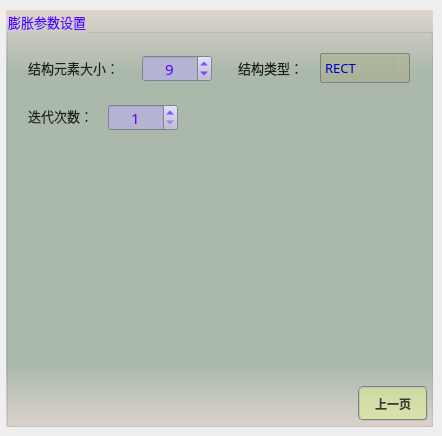
       <widget class="QWidget" name="page_13">
        <widget class="QGroupBox" name="groupParam_12">
         <property name="geometry">
          <rect>
           <x>6</x>
           <y>10</y>
           <width>427</width>
           <height>417</height>
          </rect>
         </property>
         <property name="font">
          <font>
           <family>微软雅黑</family>
           <pointsize>10</pointsize>
          </font>
         </property>
         <property name="styleSheet">
          <string notr="true">background-color: qlineargradient(x1:0, y1:0, x2:0, y2:1, stop:0 #dfd5cf, stop: 0.15 #acbbac, stop: 0.85 #acbbac,stop:1 #dfd5cf);
color: rgb(85, 0, 255);</string>
         </property>
         <property name="title">
          <string>膨胀参数设置</string>
         </property>
         <widget class="QPushButton" name="btnDilateBack">
          <property name="geometry">
           <rect>
            <x>352</x>
            <y>376</y>
            <width>70</width>
            <height>35</height>
           </rect>
          </property>
          <property name="minimumSize">
           <size>
            <width>70</width>
            <height>30</height>
           </size>
          </property>
          <property name="font">
           <font>
            <family>微软雅黑</family>
            <pointsize>9</pointsize>
            <weight>75</weight>
            <italic>false</italic>
            <bold>true</bold>
           </font>
          </property>
          <property name="styleSheet">
           <string notr="true">QWidget{ background-color: rgba(225, 255, 127,100);}
QWidget{ color: rgb(55, 55, 55);}
QWidget{ border: 2px groove gray;border-radius: 5px;padding: 2px 4px;}
QPushButton:hover{ background-color: rgba(225, 255, 127,150);}
QPushButton:pressed{background-color: rgba(225, 255, 127,255);}</string>
          </property>
          <property name="text">
           <string>上一页</string>
          </property>
         </widget>
         <widget class="QLabel" name="label_28">
          <property name="geometry">
           <rect>
            <x>22</x>
            <y>48</y>
            <width>115</width>
            <height>19</height>
           </rect>
          </property>
          <property name="font">
           <font>
            <family>微软雅黑</family>
            <pointsize>10</pointsize>
           </font>
          </property>
          <property name="styleSheet">
           <string notr="true">color: rgb(30, 30, 30);
background: transparent;</string>
          </property>
          <property name="text">
           <string>结构元素大小：</string>
          </property>
         </widget>
         <widget class="QSpinBox" name="spinDilateSize">
          <property name="geometry">
           <rect>
            <x>136</x>
            <y>45</y>
            <width>70</width>
            <height>27</height>
           </rect>
          </property>
          <property name="font">
           <font>
            <family>微软雅黑</family>
            <pointsize>11</pointsize>
           </font>
          </property>
          <property name="toolTip">
           <string/>
          </property>
          <property name="styleSheet">
           <string notr="true">QWidget{color: rgb(85, 0, 255);background-color: rgb(180, 180, 210);}
QSpinBox::up-button{
    border:transparent;
}
QSpinBox::down-button{
    border:transparent;
}
QSpinBox::up-arrow{
    image:url(:/resource/up.png);
}
QSpinBox::down-arrow{
    image:url(:/resource/down.png);
}</string>
          </property>
          <property name="alignment">
           <set>Qt::AlignCenter</set>
          </property>
          <property name="minimum">
           <number>1</number>
          </property>
          <property name="maximum">
           <number>101</number>
          </property>
          <property name="singleStep">
           <number>1</number>
          </property>
          <property name="value">
           <number>9</number>
          </property>
         </widget>
         <widget class="QLabel" name="label_29">
          <property name="geometry">
           <rect>
            <x>232</x>
            <y>48</y>
            <width>79</width>
            <height>19</height>
           </rect>
          </property>
          <property name="font">
           <font>
            <family>微软雅黑</family>
            <pointsize>10</pointsize>
           </font>
          </property>
          <property name="styleSheet">
           <string notr="true">color: rgb(30, 30, 30);
background: transparent;</string>
          </property>
          <property name="text">
           <string>结构类型：</string>
          </property>
         </widget>
         <widget class="QComboBox" name="comboDilateType">
          <property name="geometry">
           <rect>
            <x>314</x>
            <y>43</y>
            <width>90</width>
            <height>30</height>
           </rect>
          </property>
          <property name="sizePolicy">
           <sizepolicy hsizetype="Fixed" vsizetype="Fixed">
            <horstretch>0</horstretch>
            <verstretch>0</verstretch>
           </sizepolicy>
          </property>
          <property name="minimumSize">
           <size>
            <width>90</width>
            <height>30</height>
           </size>
          </property>
          <property name="maximumSize">
           <size>
            <width>90</width>
            <height>16777215</height>
           </size>
          </property>
          <property name="font">
           <font>
            <family>微软雅黑</family>
            <pointsize>10</pointsize>
           </font>
          </property>
          <property name="styleSheet">
           <string notr="true">QComboBox {
    border: 1px solid gray;
    border-radius: 2px;    
    color: rgb(0, 0, 200);
	background-color: rgba(170, 170, 127,100);
}
QComboBox::drop-down {
    subcontrol-origin: padding;
    subcontrol-position: top right;
    width: 15px; 
    border-left-width: 1px;
    border-left-color: darkgray;
    border-left-style: solid;
    border-top-right-radius: 3px;
    border-bottom-right-radius: 3px;
}

QComboBox::down-arrow {
    image: url(:/resource/down.png);
} 
QComboBox::down-arrow:on {
    top: 1px;
    left: 1px;
}</string>
          </property>
          <property name="sizeAdjustPolicy">
           <enum>QComboBox::AdjustToContents</enum>
          </property>
          <item>
           <property name="text">
            <string>RECT</string>
           </property>
          </item>
          <item>
           <property name="text">
            <string>CROSS</string>
           </property>
          </item>
          <item>
           <property name="text">
            <string>ELLIPSE</string>
           </property>
          </item>
         </widget>
         <widget class="QLabel" name="label_30">
          <property name="geometry">
           <rect>
            <x>22</x>
            <y>96</y>
            <width>83</width>
            <height>19</height>
           </rect>
          </property>
          <property name="font">
           <font>
            <family>微软雅黑</family>
            <pointsize>10</pointsize>
           </font>
          </property>
          <property name="styleSheet">
           <string notr="true">color: rgb(30, 30, 30);
background: transparent;</string>
          </property>
          <property name="text">
           <string>迭代次数：</string>
          </property>
         </widget>
         <widget class="QSpinBox" name="spinDilateIterations">
          <property name="geometry">
           <rect>
            <x>102</x>
            <y>94</y>
            <width>70</width>
            <height>27</height>
           </rect>
          </property>
          <property name="font">
           <font>
            <family>微软雅黑</family>
            <pointsize>11</pointsize>
           </font>
          </property>
          <property name="toolTip">
           <string/>
          </property>
          <property name="styleSheet">
           <string notr="true">QWidget{color: rgb(85, 0, 255);background-color: rgb(180, 180, 210);}
QSpinBox::up-button{
    border:transparent;
}
QSpinBox::down-button{
    border:transparent;
}
QSpinBox::up-arrow{
    image:url(:/resource/up.png);
}
QSpinBox::down-arrow{
    image:url(:/resource/down.png);
}</string>
          </property>
          <property name="alignment">
           <set>Qt::AlignCenter</set>
          </property>
          <property name="minimum">
           <number>1</number>
          </property>
          <property name="maximum">
           <number>100</number>
          </property>
          <property name="singleStep">
           <number>1</number>
          </property>
          <property name="value">
           <number>1</number>
          </property>
         </widget>
        </widget>
       </widget>
